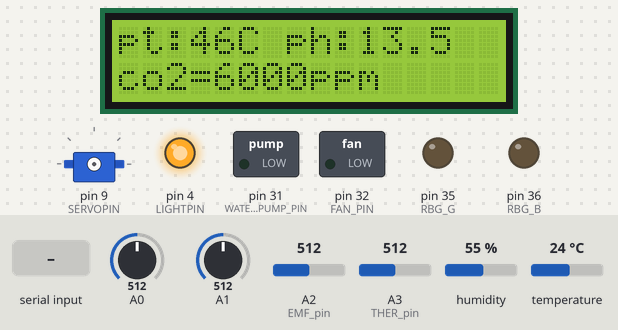
A sketch run on a simulated Arduino Mega 2560, built with avr-gcc and run on an emulated ATmega2560. Shown: 16×2 character LCD, servo, switched loads named in the sketch (green lamp = pin HIGH), output pins drawn as LEDs (lit = HIGH). Wiring (inferred from the names in the program): DHT11 sensor: data pin 12. The test bench sets the inputs (shaded band); at power-on: humidity 55 %, A0 = 512, A1 = 512, A2 (EMF_pin) = 512, A3 (THER_pin) = 512, temperature 24 °C. The local clock reads 2024-03-15 10:24:30 at power-on unless the sketch sets it; random numbers use the default seed unless the sketch sets one; what the sketch prints to the serial monitor is not drawn.

Above: at 4.3 s.
4.4 s: "C_F-\n" received over Serial
At 10.1 s:
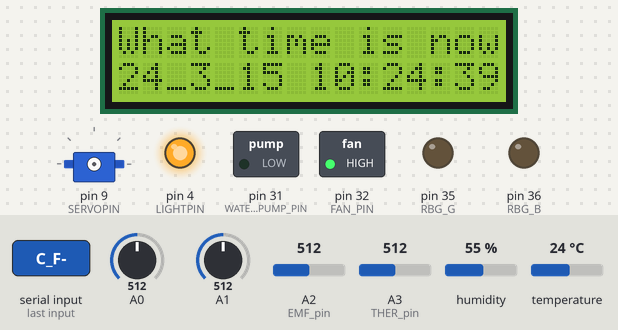
10.5 s: humidity set to 22 %
At 14.2 s:
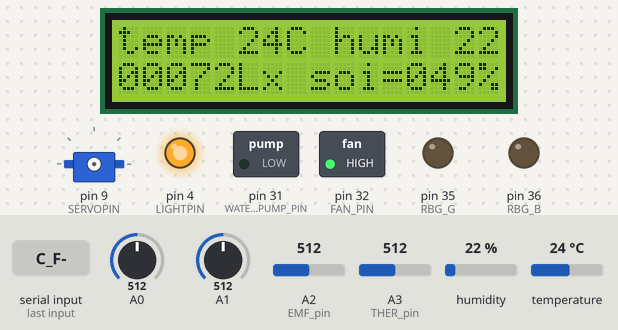
16.6 s: A0 set to 470
At 17.1 s:
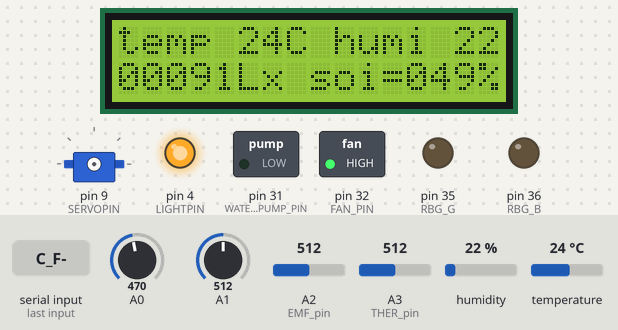
18.9 s: A0 set to 441
At 20.4 s:
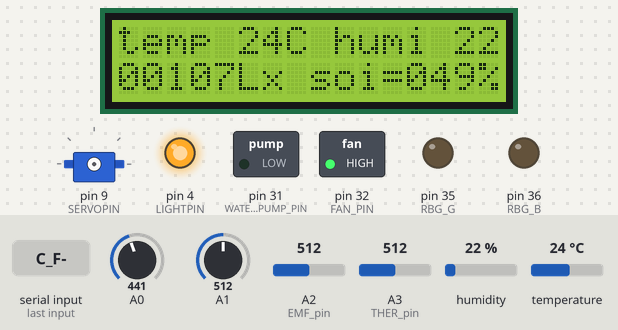
22.1 s: "C_S-\n" received over Serial
At 26.9 s:
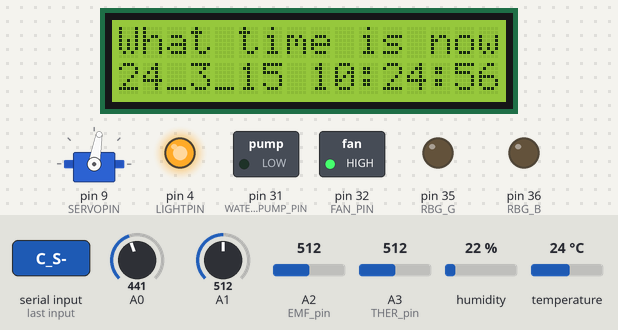
28.2 s: "C_L-\n" received over Serial
At 33.9 s:
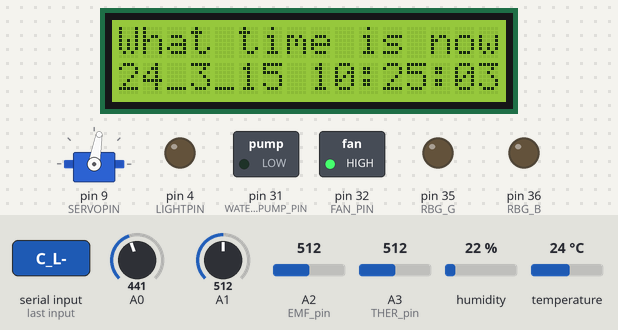
Timing chart, 0 to 35.1 s (numbered marks = the images above; inputs shaded):
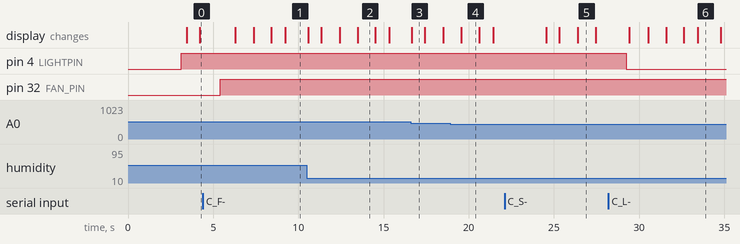

The sketch:

SmartFarm_LSE_RTC__220425.ino
```cpp
#include <Servo.h>
#include "DHT.h"
#include <Wire.h>
#include "LiquidCrystal_I2C.h"
#include "DS3231.h"

//========================================================
// Setting For Program
#define USE_SCHEDULE      0
#define USE_SCHEDULE_CONT 1
#define USE_CONDITION     0
#define DEBUG             0
//========================================================

//========================================================
// Setting For GPIO PIN
#define DHTPIN          12
#define DHTTYPE         DHT11
#define SERVOPIN        9
#define LIGHTPIN        4
#define FAN_PIN         32
#define WATER_PUMP_PIN  31
#define RBG_R           4
#define RBG_G           35
#define RBG_B           36
//========================================================

// Sensor Variable
DHT dht(DHTPIN, DHTTYPE);
Servo servo;
LiquidCrystal_I2C lcd(0x27, 16, 2);

// Co2 Sensor - add code - Lee
extern void RX9QR_loop();
extern unsigned int co2_ppm;

//========================================================
// unsigned Lux; // add code - Lee
unsigned local_time = 0; // add code - Lee
unsigned int timeout = 0;
unsigned int cdcValue = 0;
bool water_State = false ;// add code - Lee
unsigned water_Time = 0 ;// add code - Lee
int temperature, humidity;

//================================
// RTC Schedule //add code - Lee
int angle;
bool Century,h12,PM;
int gYear, gMonth, date, DoW, gHour, gMinute, gSecond;
int prehour = -1;
DS3231 Clock;

char trash;

 //  Scheduling [DO] Function
#define SCH_DO_LIGHT_CH   1
#define SCH_DO_WPUMP_CH   2
#define SCH_DO_SMOTOR_CH  4
#define SCH_DO_PAN_CH     8

#define MAX_DO    4

typedef struct Scheduling {
  int iTime;
  int iDoing;
  int iParameter[4];
}SCHEDULE;

#define MAX_SHEDULE 24

SCHEDULE Set_Shedule[MAX_SHEDULE] = {
  {1, 15, {0, 0, 0, 0}},
  {2, 15, {0, 0, 0, 0}},
  {3, 15, {0, 0, 0, 0}},
  {4, 15, {0, 0, 0, 0}},
  {5, 15, {0, 0, 0, 01}},
  {6, 15, {0, 0, 0, 0}},
  {7, 15, {0, 0, 0, 0}},
  {8, 15, {0, 0, 0, 0}},
  {9, 15, {10, 1, 1, 1}},
  {10, 15, {10, 0, 0, 0}},
  {11, 15, {10, 1, 1, 1}},
  {12, 15, {10, 0, 0, 0}},
  {13, 15, {10, 1, 1, 1}},
  {14, 15, {10, 0, 0, 0}},
  {15, 15, {10, 1, 1, 1}},
  {16, 15, {10, 0, 0, 0}},
  {17, 15, {10, 1, 1, 1}},
  {18, 15, {0, 0, 0, 0}},
  {19, 15, {0, 0, 0, 0}},
  {20, 15, {0, 0, 0, 0}},
  {21, 15, {0, 0, 0, 0}},
  {22, 15, {0, 0, 0, 0}},
  {23, 15, {0, 0, 0, 0}},
  {24, 15, {0, 0, 0, 0}}
};

void DoLight1(int iPara){
  analogWrite(LIGHTPIN, (int)(25 * iPara));
}

void DoWPump1(int iPara){
  if(iPara == 0)
    digitalWrite(WATER_PUMP_PIN, 0);
  //else digitalWrite(WATER_PUMP_PIN, 1);
  else {
    digitalWrite(WATER_PUMP_PIN, 1);
    water_State = true;
    }

}

void RgbLed(int iPara){
  if(iPara ==0)
    digitalWrite(RBG_R, 0);
  else {
    digitalWrite(RBG_R, 1);
  }
}


void DoSMoter1(int iPara){
 if(iPara == 0)
  angle = 10;
 else
  angle = 80;
 servo.write(angle);
 //delay(200);
}

void DoPan1(int iPara){
  if(iPara == 0)
  digitalWrite(FAN_PIN, 0);
  else
  digitalWrite(FAN_PIN, 1);
}

int SearchingAction(){
  int i;
  // gDefaultShedule가 24개의 array
  for(i=0;i<MAX_SHEDULE;i++){
    if (gHour == Set_Shedule[i].iTime)
      return i;
  }
    return -1;
}

void DoAction(int iDo, int iPara[]){
  int i=0;
  int iIndex;
  for(i=0;i<MAX_DO;i++)
  {
   // iIndex = iDo & 2 ^ i;
    iIndex = iDo & (1<<i);

    switch(iIndex)
    {
      case SCH_DO_LIGHT_CH:
        DoLight1(iPara[i]);
        break;

      case SCH_DO_WPUMP_CH:
        DoWPump1(iPara[i]);
        break;

      case SCH_DO_SMOTOR_CH:
        DoSMoter1(iPara[i]);
        break;

      case SCH_DO_PAN_CH:
        DoPan1(iPara[i]);
        break;

      default:
        break;
    }
  }
}


void ReadDS3231(){
  gSecond=Clock.getSecond();
  gMinute=Clock.getMinute();
  gHour=Clock.getHour(h12,PM);
  DoW=Clock.getDoW();
  date=Clock.getDate();
  gMonth=Clock.getMonth(Century);
  gYear=Clock.getYear();

 }


//  Scheduling
#define MAX_DO      4
#define MAX_SCHEDULE   24
#define STEP_LIGHT    25
#define DEFALT_LIGHT_VAL 10
#define MAX_TIMEOUT 50 // LCD 프린팅 주기

unsigned Lux; // add code - Lee


//========================================================

//========================================================
//  Server Data
#define MIN_WIFI_DATA   11
#define BUT_AUTO        2
#define BUT_LIGHT_AUTO  20

String wifiReceivedData;
int mLightConditionHigh = 3000;
int mTempConditionHigh = 30;
int mWaterConditionHigh = 30;
int mLightConditionLow = 1000;
int mTempConditionLow = 20;
int mWaterConditionLow = 30;

int mConditionData[16] =
            {
              3000, 0, 0, 1,  // 조명
              300, 0, 1, 1,  // 습도
              3000, 0, 2, 1,  // 온도
              3000, 1, 3, 1,  // 수분
            };


int mSetLight = -1;
int mSetPan = -1;
int mSetServo = -1;
int mSetWPump = -1;

int mActLight = -1;
int mActPan = -1;
int mActServo = -1;
int mActWPump = -1;

int mSetCurLight;
int mSetCurPan;
int mSetCurServo;
int mSetCurWPump;

int mCDCVal =-1;
int mWaterVal = -1;
int mTempVal = -1;
int mHumiVal = -1;

int mServerSchedule[MAX_SCHEDULE][5];
//========================================================

void DoLightAuto()
{
    int iLight = 0;

    if (mCDCVal == -1)
        iLight =  DEFALT_LIGHT_VAL * STEP_LIGHT;
    else
    {
        iLight =  mActLight;

        // ConditionData
        //      0 : 기준값
        //      1 : 이상(0), 미만(1)
        //      3 : OFF(0), ON(1)
        if (mConditionData[1] == 0)
        {
            if (mCDCVal >= mConditionData[0])
            {
                if (mConditionData[3] == 1)
                    iLight = DEFALT_LIGHT_VAL * STEP_LIGHT;
                else
                    iLight = 0;
            }
        }
        else
        {
            if (mCDCVal < mConditionData[0])
            {
                if (mConditionData[3] == 1)
                    iLight = DEFALT_LIGHT_VAL * STEP_LIGHT;
                else
                    iLight = 0;
            }
        }
    }

    mActLight = iLight;
    analogWrite(LIGHTPIN, (int)(iLight));
}

void DoLight(int iPara){
  int iLight = 0;

  iLight = iPara;

  Serial.print("Light ");
  Serial.println(iLight);

  mActLight = iLight;
  //analogWrite(LIGHTPIN, (int)(iLight);
  analogWrite(LIGHTPIN, (int)(iLight*25));
}

void DoWPumpAuto()
{
    int iWPump = 0;

    if (mWaterVal == -1)
      iWPump = 0;
    else
    {
      iWPump =  mActWPump;
      if (mConditionData[13] == 0)
      {
        if (mWaterVal >= mConditionData[12])
        {
          if (mConditionData[15] == 1)
            iWPump = 1;
          else
            iWPump = 0;
        }
      }
      else
      {
        if (mWaterVal <= mConditionData[12])
        {
           if (mConditionData[15] == 1)
            iWPump = 1;
          else
            iWPump = 0;
        }
      }
//      if (mWaterVal > mWaterConditionHigh)
//        iWPump = 0;
//      else if (mWaterVal < mWaterConditionLow)
//        iWPump = 1;
//      else
//        iWPump =  mActWPump;
    }

    mActWPump = iWPump;

  digitalWrite(WATER_PUMP_PIN, iWPump);
}

void DoWPump(int iPara){
  int iWPump = 0;

  iWPump = iPara;

    Serial.print("WPump ");
  Serial.println(iWPump);

  mActWPump = iWPump;

  digitalWrite(WATER_PUMP_PIN, iWPump);
}

void DoSMoterAuto()
{
      int iMoter = 0;
    if (mTempVal == -1)
      iMoter = 0;
    else
    {
      iMoter =  mActServo;
      if (mConditionData[9] == 0)
      {
        if (mTempVal >= mConditionData[8])
        {
          if (mConditionData[11] == 1)
            iMoter = 80;
          else
            iMoter = 0;
        }
      }
      else
      {
        if (mWaterVal <= mConditionData[8])
        {
           if (mConditionData[11] == 1)
            iMoter = 80;
          else
            iMoter = 0;
        }
      }
    }

  mActServo = iMoter;
  servo.attach(SERVOPIN);
  servo.write(iMoter);
}

void DoSMoter(int iPara){
  int iMoter = 0;

  if (iPara == 0)
  {
    iMoter = 0;
  }
  else
  {
    iMoter = 80;
  }
    Serial.print("SMoter ");
  Serial.println(iMoter);


  mActServo = iMoter;
  servo.attach(SERVOPIN);
  servo.write(iMoter);
}

void DoPanAuto()
{
      int iPan = 0;
    if (mTempVal == -1)
      iPan = 0;
    else
    {
      iPan =  mActPan;
      if (mConditionData[5] == 0)
      {
        if (mTempVal >= mConditionData[4])
        {
          if (mConditionData[7] == 1)
            iPan = 1;
          else
            iPan = 0;;
        }
      }
      else
      {
        if (mWaterVal <= mConditionData[4])
        {
          if (mConditionData[7] == 1)
            iPan = 1;
          else
            iPan = 0;;
        }
      }
      //if (mTempVal > mTempConditionHigh)
      //  iPan = 0;
      //else if (mTempVal < mTempConditionLow)
      //  iPan = 1;
      //else
      //  iPan =  mActPan;
    }

  mActPan = iPan;

  digitalWrite(FAN_PIN, iPan);
}

void DoPan(int iPara){
  int iPan;

  iPan = iPara;

  mActPan = iPan;

      Serial.print("Pan ");
  Serial.println(iPan);

  digitalWrite(FAN_PIN, iPan);
}

void DoCondition() {
  if (mSetLight == BUT_LIGHT_AUTO)
    DoLightAuto();
  if (mSetWPump == BUT_AUTO)
    DoWPumpAuto();
  if (mSetServo == BUT_AUTO)
    DoSMoterAuto();
  if (mSetPan == BUT_AUTO)
    DoPanAuto();
}


#if 0
void ChangeActByCondition(int temp, int cdcval)
{
  if (mLightConditionEnable == 1)
  {
    if (cdcval < mLightConditionLow)
      DoLight(mActLight);
    else if (cdcval > mLightConditionHigh)
      DoLight(0);
  }

  if (mTempConditionEnable == 1)
  {
    if (temp < mTempConditionLow)
      DoSMoter(0);
    else if (temp > mTempConditionHigh)
      DoSMoter(1);
  }
}
#endif

void ChangeCondition()
{
    if (mSetWPump == BUT_AUTO)
        DoWPumpAuto();
    if (mSetPan == BUT_AUTO)
        DoPanAuto();
    if (mSetServo == BUT_AUTO)
        DoSMoterAuto();
    if (mSetLight == BUT_LIGHT_AUTO)
        DoLightAuto();
}

void ChangeActByKey()
{
  if (mSetWPump != mSetCurWPump)
  {
    mSetWPump = mSetCurWPump;

    if (mSetWPump == BUT_AUTO)
        DoWPumpAuto();
    else
        DoWPump(mSetWPump);
  }

  if (mSetPan != mSetCurPan)
  {
    mSetPan = mSetCurPan;

    if (mSetPan == BUT_AUTO)
        DoPanAuto();
    else
        DoPan(mSetPan);
  }

  if (mSetServo != mSetCurServo)
  {
    mSetServo = mSetCurServo;

    if (mSetServo == BUT_AUTO)
        DoSMoterAuto();
    else
        DoSMoter(mSetServo);
  }

  if (mSetLight != mSetCurLight)
  {
    mSetLight = mSetCurLight;

    if (mSetLight == BUT_LIGHT_AUTO)
        DoLightAuto();
    else
        DoLight(mSetLight);
  }
}

//--------------------------------------------
void printLCD(int col, int row , char *str) {
    for(int i=0 ; i < strlen(str) ; i++){
      lcd.setCursor(col+i , row);
      lcd.print(str[i]);
    }}

void setup() {

  // Pin 설정
  pinMode(LIGHTPIN, OUTPUT);
  pinMode(FAN_PIN, OUTPUT);
  pinMode(WATER_PUMP_PIN, OUTPUT);
  pinMode(RBG_R,OUTPUT);
  pinMode(RBG_G,OUTPUT);
  pinMode(RBG_B,OUTPUT);

  // 시리얼 설정
  Serial.begin(9600);
  Serial1.begin(9600);

  // 온도/습도 센서 작동
  dht.begin();
  lcd.init();
  lcd.backlight();
  printLCD(0, 0, "MMB_SmartFarm");
  printLCD(0, 1, "Are you Ready? ");
  delay(3000);
  analogWrite(LIGHTPIN, 255);
}

void loop() {
 //  static int displayToggle = 1;

  int motorval = 0;
  int get_co2_ppm = 0;
  int waterValue = 0;
  char sData[128] = { 0x00, };
  char rData[32] = { 0x00, };
  char nData[32] = { 0x00, };
  int rPos = 0;
  int nPos = 0;
  int right = 10;
  int pt100 = random(80)-10;
  int ph = random(140);

  // put your main code here, to run repeatedly:
      cdcValue = analogRead(0);
    //Photo ADC => Lux Calibration
    float pv_value = float(cdcValue*5)/1023;
    float Rp = (10*pv_value)/(5-pv_value);
    float y = (log10(200/Rp))/0.7;
    float Ea = pow(10,y);
    Lux = (int)Ea ;

    cdcValue = (int)Lux;
    //Serial.print(cdcValue); Serial.print(",");

   float waterADC = analogRead(1);
    //Serial.print(waterADC); Serial.print(",");
    waterADC = ((1023 -waterADC)*100)/1023 ;
    waterValue = (int)waterADC;
//    Serial.print(waterValue); Serial.print(",");

    humidity = dht.readHumidity();
    temperature = dht.readTemperature();

    mCDCVal = cdcValue;
    mWaterVal = waterValue;
    mTempVal = temperature;
    mHumiVal = humidity;

   timeout += 1;

    if((timeout %50)==1) {
    lcd.clear();
    memset(sData, 0x00, 64);
    sprintf(sData, "temp %02dC humi %02d%%", temperature,humidity);
    printLCD(0, 0, sData);

    memset(sData, 0x00, 64);
    sprintf(sData, "%05dLx soi=%03d%%", Lux, waterValue);
    printLCD(0, 1, sData);
    }

     if((timeout %50)==15) {
      lcd.clear();
      memset(sData, 0x00, 64);
      sprintf(sData,"pt:%02dC ph:%d.%d",pt100,ph/10,ph%10);
      printLCD(0, 0, sData);

      memset(sData, 0x00, 64);
      sprintf(sData,"co2=%04dppm", co2_ppm);
      printLCD(0, 1, sData);
    }

   if((timeout %50)==30) {
      lcd.clear();
      memset(sData, 0x00, 64);
      ReadDS3231();// 시간 읽음 --> hour
     sprintf(sData,"What time is now?");
      printLCD(0, 0, sData);
     sprintf(sData,"%02d_%01d_%01d %02d:%02d:%02d",
     gYear,gMonth,date,gHour,gMinute,gSecond);
      printLCD(0, 1, sData);
    }


   if((timeout %5)==1) {

     memset(sData, 0x00, 128);
     sprintf(sData, "{ \"temp\":%d,\"humidity\":%d,\"cdc\":%d,\"water\":%d,\"co2\":%d, \"pt100\":%d, \"ph\":%d.%d }",
        (int)temperature, (int)humidity,
        cdcValue, waterValue, co2_ppm,
        pt100,
        ph / 10, ph %10
        );

      Serial.println(sData);
      // Bluetooth Data Sending
      //Serial.println(sData);
   }
  // Bluetooth Control
  while(0 < Serial.available())
  {
        String strRead = Serial.readStringUntil("\n");
        if (strRead.indexOf("C_S-") >= 0) {
          if(strRead[strRead.indexOf("C_S-")+4] == '0') motorval = 10;
          else motorval = 80;
          servo.attach(SERVOPIN);
          servo.write(motorval);
          delay(500);
          servo.detach();
        } else if (strRead.indexOf("C_F-") >= 0) {
          if(strRead[strRead.indexOf("C_F-") + 4] == '0') digitalWrite(FAN_PIN, 0);
          else digitalWrite(FAN_PIN, 1);
        } else if (strRead.indexOf("C_L-") >= 0) {
//          int light = atoi(strRead[4]);
          int light = strRead.substring(strRead.indexOf("C_L-")+4, strRead.indexOf("C_L-")+5).toInt();
          analogWrite(LIGHTPIN, (int)(25 * light));
        } else if (strRead.indexOf("C_W-") >= 0) {
          if(strRead[strRead.indexOf("C_W-")+4] == '0') digitalWrite(WATER_PUMP_PIN, 0);
          else {
            digitalWrite(WATER_PUMP_PIN, 1);
            water_State = true;
          }
        }
//
//    char ch = Serial.read();
//    rData[rPos] = ch; rPos += 1;
//    Serial.print(ch);
//
//    if(ch == '\n')
//    {
//#if DEBUG
//      Serial.print("rPos=");
//      Serial.print(rPos);
//      Serial.print(" ");
//      Serial.println(rData);
//#endif
//
//      if(memcmp(rData, "C_S-", 4) == 0)
//      {
//        if(rData[4] == '0') motorval = 10;
//        else motorval = 80;
//        servo.attach(SERVOPIN);
//        servo.write(motorval);
//        delay(500);
//        servo.detach();
//#if DEBUG
//        Serial.print("server_f_MOTOR=");
//        Serial.println(motorval);
//#endif
//      }
//
//      if(memcmp(rData, "C_F-", 4) == 0)
//      {
//        if(rData[4] == '0') digitalWrite(FAN_PIN, 0);
//        else digitalWrite(FAN_PIN, 1);
//#if DEBUG
//        Serial.print("FAN=");
//        Serial.println(rData[4]);
//#endif
//      }
//
//      if(memcmp(rData, "C_L-", 4) == 0)
//      {
//        int light = atoi(rData+4);
//        analogWrite(LIGHTPIN, (int)(25 * light));
//#if DEBUG
//        Serial.print("LIGHT=");
//        Serial.println(25 * light); // light);
//#endif
//      }
//
//      if(memcmp(rData, "C_W-", 4) == 0)
//      {
//        if(rData[4] == '0') digitalWrite(WATER_PUMP_PIN, 0);
//        //else digitalWrite(WATER_PUMP_PIN, 1);
//        else {
//          digitalWrite(WATER_PUMP_PIN, 1);
//          water_State = true;
//          }
//#if DEBUG
//        Serial.print("WATER=");
//        Serial.println(rData[4]);
//#endif
//      }
//
//      rPos = 0;
//      memset(rData, 0x00,32);
//      break;
//    }
//    delay(10);
  }

//  while ( trash != 0 ){
//    trash = Serial.read();
//  }
  Serial.flush();


#if USE_CONDITION
  // 조건에 따른 ....
  ChangeCondition();
  ChangeActByKey();
#endif

  RX9QR_loop(); // code add - Lee

  // loop()함수 사이클 측정용도
  local_time = millis();
//  Serial.print("local_time = ");
//  Serial.println(local_time);

 // water_pump timer 2~3 Minutes
  if (water_State){
    water_Time +=1;
     if ((water_Time) > 1000){
     digitalWrite(WATER_PUMP_PIN, 0);
     water_State = false;
     water_Time =0;
    }
  }

    // 시간 읽음 --> hour
  ReadDS3231();

//  //시간이 바뀌는지 확인 (prehour = 9, hour = 10)
//  if (prehour != gHour){
//    // 정의된 스케줄 중에 그 시간이 있는지 확인
//   int iTime = SearchingAction();
//    // prehour를 다시 설정
//   prehour = gHour;
//    // 정의된 스케줄 중에 그 시간이 있을 때만 DoAction
//   if(iTime != -1){
//     DoAction(Set_Shedule[iTime].iDoing,
//     Set_Shedule[iTime].iParameter);
//    }
//  }


  delay(20);
}
```

RX9QR.h
```cpp
/*
	RX9QR.h - Library for RX-9 Carbon dioxide gas sensor
	This header require EMF pin, THER pin no, cal_A, cal_B
	and Step level of Carbon dioxide gas concentration (ppm)
	this code returns step level and CO2 concentration no.

	Created by Joseph Kim (ykkim) in EXSEN Mar 4, 2020 (ykkim@exsen.co.kr)
	you can search the sensor and specification sheet via www.exsen.co.kr
	Released into the public domain
*/


#ifndef RX9QR_h
#define RX9QR_h
#define averaging_count 10


#include "Arduino.h"

class RX9QR
{
	public:
		RX9QR(float cal_A, float cal_B, int baseline, int meti, int mein, int cr1, int cr2, int cr3, int cr4);
		void warm_up_chk();
		int status_co2();
		int cal_co2();
		int cal_co2(float EMF, float THER);
		int step_co2();
		int step_co2(float EMF, float THER);
		void auto_calib_co2();
		void sensor_reset();
		void DMG_REC();
		void DMG_5000();

	private:
    float _cal_A;
    float _cal_B;
		int _baseline;
		int _meti;
		int _mein;
		int _cr1;
		int _cr2;
		int _cr3;
		int _cr4;
		float _EMF;
		float _THER;
};

#endif
```

Source omitted: DHT.cpp (8551 bytes), DHT.h (1571 bytes), RX9QR.cpp (9400 bytes), RX9_QR_200702.ino (3152 bytes)

Measured:
- after the input at 4.4 s, pin 32 (FAN_PIN): LOW → HIGH after 1.0 s
- after the input at 28.2 s, pin 4 (LIGHTPIN): HIGH → LOW after 1.0 s
- what the display in image 2 shows lasts 1.0 s, from 13.5 s to 14.5 s
- what the display in image 3 shows lasts 0.7 s, from 16.7 s to 17.4 s
- what the display in image 5 shows lasts 1.1 s, from 26.4 s to 27.5 s
